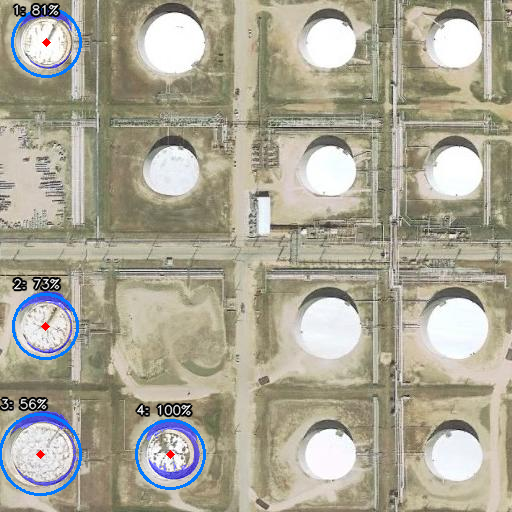
#> input picture predictions/classic_vision_patch_01_5_2_open_roof.png, 512 x 512 px
$ python -i hough.py   (imports and definitions only)
#> lines starting #> are read from the running program, lines starting #| are printed output that depends on the picture
import cv2
import numpy as np

# ---------------------------------------------------------------------------
# Detection helpers
# ---------------------------------------------------------------------------


# [27 lines left out: function detect_circles_hough, not called in this run]


def detect_by_contours(
    binary_image,
    min_area=100,
    max_area=100_000,
    circularity_threshold=0.35,
    min_radius=None,
    max_radius=None,
):
    """
    Detects circular objects via contour analysis.
    Uses convex hull as a fallback for noisy / partially occluded edges.
    Returns array of shape (N, 3): [x, y, radius].
    """
    contours, _ = cv2.findContours(
        binary_image, cv2.RETR_EXTERNAL, cv2.CHAIN_APPROX_SIMPLE
    )

    circles = []
    for cnt in contours:
        area = cv2.contourArea(cnt)
        if not (min_area < area < max_area):
            continue

        perimeter = cv2.arcLength(cnt, True)
        if perimeter == 0:
            continue

        circularity = 4 * np.pi * area / (perimeter**2)

        # Try convex hull if the raw contour is noisy
        if circularity < circularity_threshold:
            hull = cv2.convexHull(cnt)
            hull_area = cv2.contourArea(hull)
            hull_perim = cv2.arcLength(hull, True)
            if hull_perim > 0:
                circularity = 4 * np.pi * hull_area / (hull_perim**2)

        x, y, w, h = cv2.boundingRect(cnt)
        aspect_ratio = min(w, h) / max(w, h)
        (cx, cy), radius = cv2.minEnclosingCircle(cnt)
        if min_radius is not None and radius < min_radius:
            continue
        if max_radius is not None and radius > max_radius:
            continue

        fill_ratio = area / (np.pi * radius**2) if radius > 0 else 0

        if (
            circularity >= circularity_threshold
            and aspect_ratio >= 0.45
            and fill_ratio >= 0.25
        ):
            circles.append([int(cx), int(cy), int(radius), circularity])

    if not circles:
        return np.empty((0, 3), dtype=np.int32)

    circles = np.array(circles)
    return circles[:, :3].astype(np.int32)


# ---------------------------------------------------------------------------
# NMS with correct circle IoU
# ---------------------------------------------------------------------------


# [332 lines left out: functions _circle_iou, nms_circles, _candidate_edge_map, _score_circle_candidate, detect_combined, detect_circles and 1 more, not called in this run]

>>> import cv2
>>> picture = cv2.imread('../../predictions/classic_vision_patch_01_5_2_open_roof.png', cv2.IMREAD_GRAYSCALE)
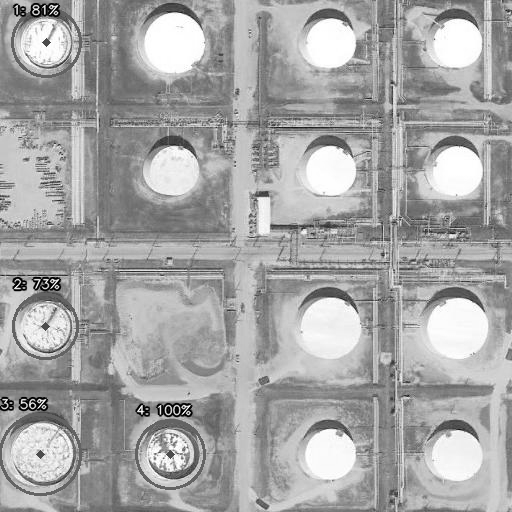
#> picture: shape (512, 512); min 0, max 255, mean 165.4
>>> result = detect_by_contours(picture)
#> in detect_by_contours, `contours, _ = cv2.findContours( binary_image, cv2.RETR_EXTERNAL, cv2.C..`: contours = 1 item
#> the loop in detect_by_contours, `for cnt in contours:` made 1 pass
#> area on pass 1: 261120
#> after the loop in detect_by_contours, `for cnt in contours:`: circles = []
#> result = empty array
